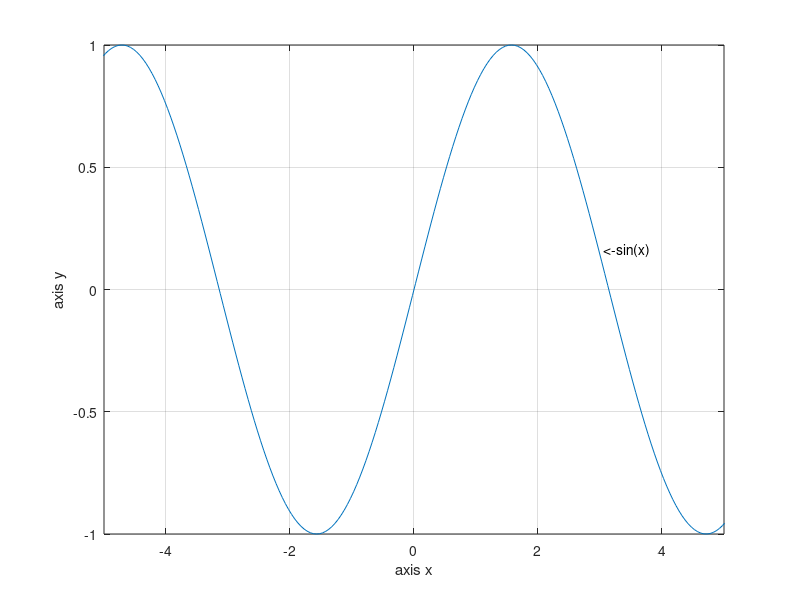

Write the MATLAB code that produced this figure.
clc;clear;
x=-3*pi:0.05:3*pi;
y=sin(x);
plot(x, y)
grid on;
axis([-5, 5, -1, 1]);%границы осей

xlabel('axis x');
ylabel('axis y');

text(3.05, 0.16, "<-sin(x)");


